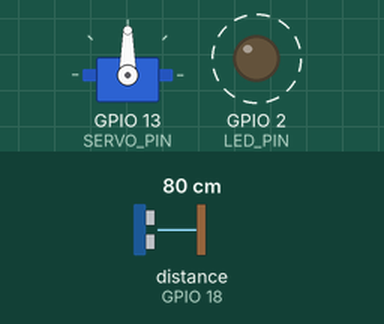
The sketch below on a simulated ESP32. Parts: servo, output pins drawn as LEDs (lit = HIGH). Wiring (inferred from the names in the program): ultrasonic range finder: trigger GPIO 5; echo GPIO 18. Dashed ring = blinking. The inputs (shaded band) are chosen by the test bench; at power-on: distance to the obstacle (sensor on GPIO 18) 80 cm. The echo pulse lasts 58.3 µs per cm; pins used as bus, display or sensor lines are not drawn; what the sketch prints to the serial monitor is not drawn.

Above: at 0.55 s.
Timing chart, 0 to 5.9 s (numbered marks = the images above):
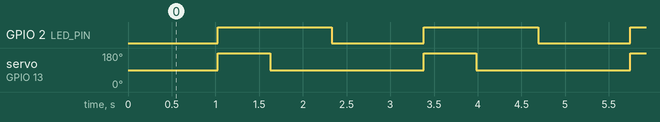

The sketch:

wave-demo.ino
```cpp
#include <ESP32Servo.h>

// ── Pin Configuration ──────────────────────────────────────────
#define TRIG_PIN     5    // HC-SR04 trigger
#define ECHO_PIN     18   // HC-SR04 echo
#define SERVO_PIN    13   // SG90 signal wire
#define LED_PIN      2    // Onboard LED

// ── Settings ───────────────────────────────────────────────────
#define DETECT_DISTANCE_CM  0       // Trigger if object is within this range
#define SERVO_CENTER        90      // Neutral/resting position
#define SERVO_RIGHT         180     // +90° sweep position
#define SWEEP_DELAY_MS      600     // Time to wait after each servo move
#define COOLDOWN_MS         0       // Cooldown after trigger
#define BLINK_INTERVAL_MS   1000    // Blink + sweep every 1 second

Servo servo;
unsigned long cooldownStart = 0;
unsigned long lastBlinkTime = 0;
bool cooling = false;
bool ledState = false;

// ── Sensor Reading ─────────────────────────────────────────────
long readDistanceCm() {
  digitalWrite(TRIG_PIN, LOW);
  delayMicroseconds(2);
  digitalWrite(TRIG_PIN, HIGH);
  delayMicroseconds(10);
  digitalWrite(TRIG_PIN, LOW);

  long duration = pulseIn(ECHO_PIN, HIGH, 26000); // ~4.5m max timeout
  if (duration == 0) return -1;                   // Nothing detected / out of range
  return (duration * 0.0343) / 2;
}

// ── Servo Sweep ────────────────────────────────────────────────
void sweepServo() {
  Serial.println(">> Sweeping servo...");
  servo.write(SERVO_RIGHT);           // Swing 90° to the right
  delay(SWEEP_DELAY_MS);
  servo.write(SERVO_CENTER);          // Return 90° back to center
  delay(SWEEP_DELAY_MS);
}

// ── Setup ──────────────────────────────────────────────────────
void setup() {
  Serial.begin(115200);

  pinMode(TRIG_PIN, OUTPUT);
  pinMode(ECHO_PIN, INPUT);
  pinMode(LED_PIN, OUTPUT);

  ESP32PWM::allocateTimer(0);
  servo.setPeriodHertz(50);
  servo.attach(SERVO_PIN, 500, 2400);
  servo.write(SERVO_CENTER);          // Start at neutral position
  delay(500);

  Serial.println("=== Motion Servo System Ready ===");
  Serial.printf("Trigger distance: %d cm\n", DETECT_DISTANCE_CM);
  Serial.println("Watching...");
}

// ── Main Loop ──────────────────────────────────────────────────
void loop() {
  unsigned long now = millis();

  // Blink LED and sweep servo every 1 second
  if (now - lastBlinkTime >= BLINK_INTERVAL_MS) {
    lastBlinkTime = now;
    ledState = !ledState;
    digitalWrite(LED_PIN, ledState);
    if (ledState) sweepServo();       // Sweep on LED-on, skip on LED-off
  }

  // Wait out the cooldown before scanning again
  if (cooling) {
    if (now - cooldownStart >= COOLDOWN_MS) {
      cooling = false;
      Serial.println(">> Cooldown done. Watching again...");
    }
    return;
  }

  long dist = readDistanceCm();
  Serial.printf("Distance: %ld cm\n", dist);

  if (dist > 0 && dist < DETECT_DISTANCE_CM) {
    sweepServo();
    cooldownStart = millis();
    cooling = true;
    Serial.printf(">> 10s cooldown started. Triggered at: %ld cm\n", dist);
  }

  delay(100); // Poll sensor every 100ms
}
```

Measured:
- by itself, GPIO 2 (LED_PIN): alternates HIGH for 1.3 s and LOW for 1.1 s
- by itself, servo on GPIO 13 (SERVO_PIN): alternates 180° for 0.60 s and 90° for 1.8 s
